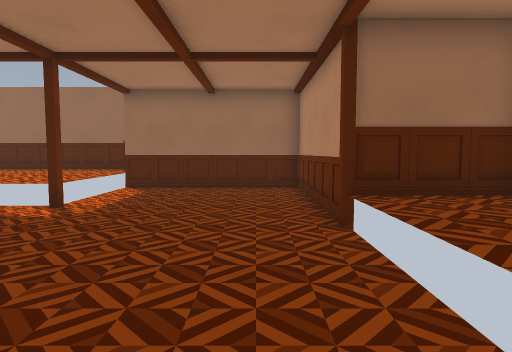
view 1 (above)

15 first-person views from a walk through a 3-D level made in the Godot game engine. The camera is 1.2 m above the floor, tilts 4° down and sees 75° across. The floor is counted in squares, 1 m on a side. Each view is taken from the middle of a square. On the plan, view 1 faces up. The plan holds only what a view shows up to about 14 squares ahead; the rest is blank.

view 2
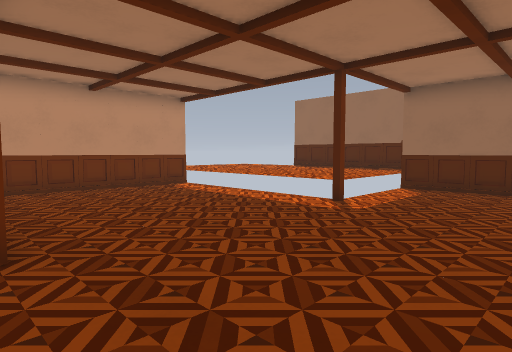

view 3
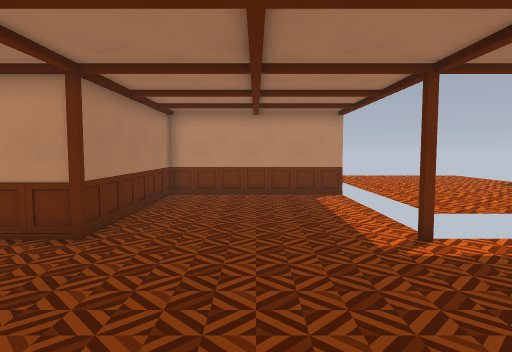

view 4
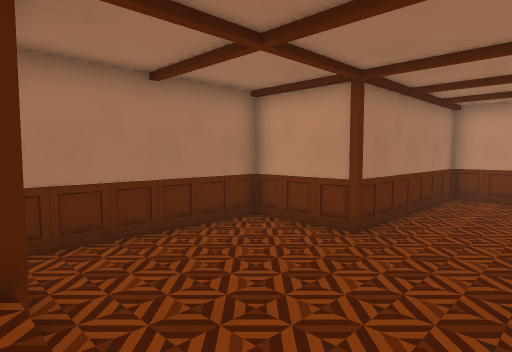

view 5
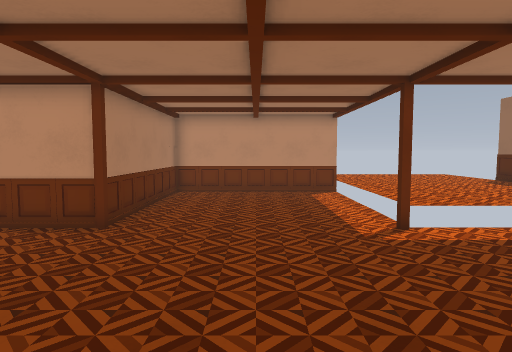

view 6
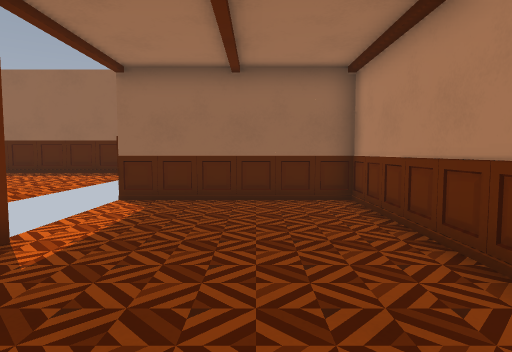

view 7
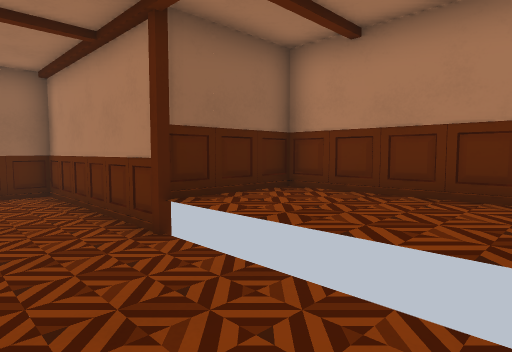

view 8
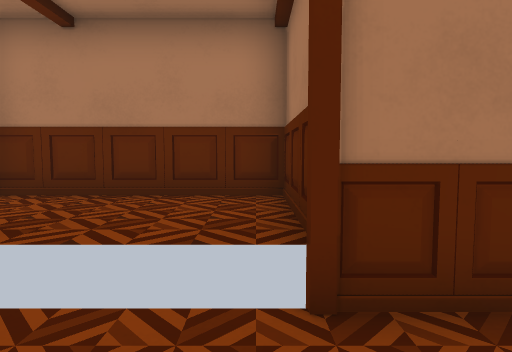

view 9
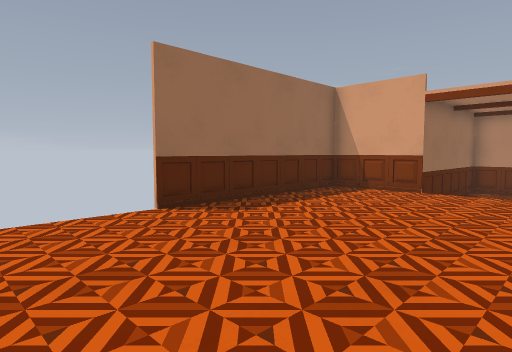

view 10
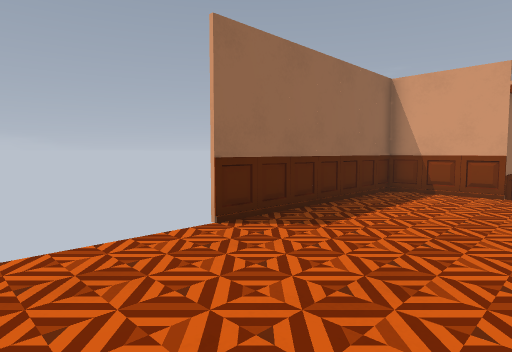

view 11
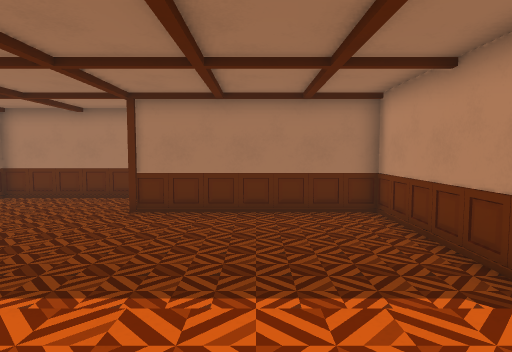

view 12
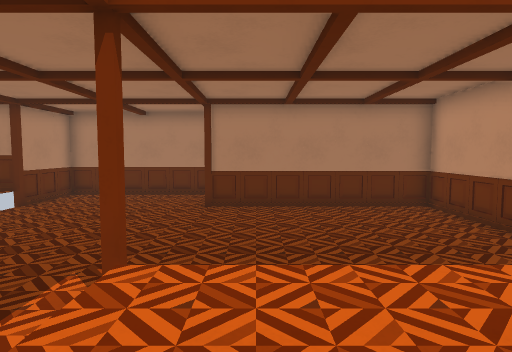

view 13
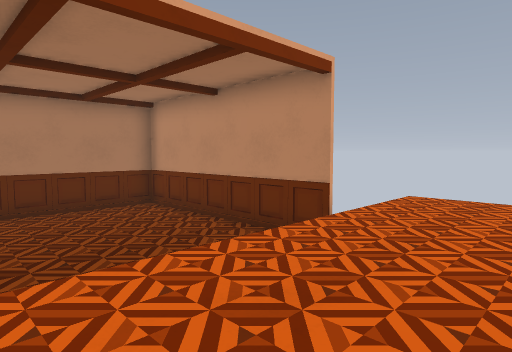

view 14
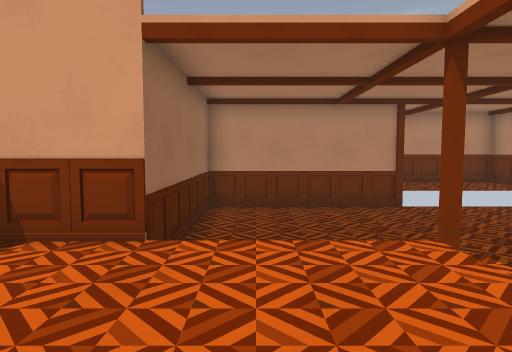

view 15
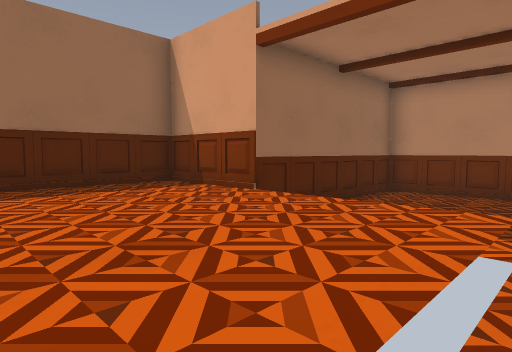

### Floor plan
Key: @ floor where view 1 was taken; # wall or solid block; . main floor; : floor 0.5 m higher than the main floor.
Columns run from 15 left of view 1 to 5 right of it. Each row starts with its distance up from view 1.
 15     ########
 14 :::::::::::#
 13 :::::::::::#
 12 :::::::::::#######
 11 :::::::::::......#
 10 :::::::::::......#
  9 :::::::::::......#
  8 :::::::::::......#
  7    #.......#.....#
  6    #.............####
  5    #.............:::#
  4    #.............:::#
  3    #.............:::#
  2    #.............:::#
  1    #.............:::#
  0    ########....@.####
 -1           #......#
 -2           #......#
 -3           ########

Positions as (right, up) in squares from view 1, and headings:
1: (0, 0), facing up
2: (0, 0), facing up-left
3: (2, 4), facing left
4: (2, 4), facing down-left
5: (3, 4), facing left
6: (-1, 3), facing up
7: (-1, 1), facing up-right
8: (-1, 1), facing right
9: (-15, 8), facing up-right
10: (-15, 10), facing up-right
11: (-8, 10), facing down
12: (-6, 11), facing down
13: (-6, 11), facing down-left
14: (-9, 10), facing right
15: (-9, 7), facing up-right
